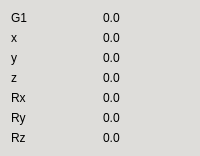
    <widget class="QWidget" name="widget_4" native="true">
     <property name="sizePolicy">
      <sizepolicy hsizetype="Fixed" vsizetype="Preferred">
       <horstretch>1</horstretch>
       <verstretch>0</verstretch>
      </sizepolicy>
     </property>
     <property name="styleSheet">
      <string notr="true">background-color: rgb(222, 221, 218);</string>
     </property>
     <layout class="QGridLayout" name="gridLayout_8">
      <item row="1" column="1">
       <widget class="QLabel" name="xPoseLabel">
        <property name="text">
         <string>0.0</string>
        </property>
       </widget>
      </item>
      <item row="3" column="1">
       <widget class="QLabel" name="zPoseLabel">
        <property name="text">
         <string>0.0</string>
        </property>
       </widget>
      </item>
      <item row="4" column="1">
       <widget class="QLabel" name="rollPoseLabel">
        <property name="text">
         <string>0.0</string>
        </property>
       </widget>
      </item>
      <item row="5" column="0">
       <widget class="QLabel" name="label_11">
        <property name="text">
         <string>Ry</string>
        </property>
       </widget>
      </item>
      <item row="5" column="1">
       <widget class="QLabel" name="pitchPoseLabel">
        <property name="text">
         <string>0.0</string>
        </property>
       </widget>
      </item>
      <item row="4" column="0">
       <widget class="QLabel" name="label_10">
        <property name="text">
         <string>Rx</string>
        </property>
       </widget>
      </item>
      <item row="3" column="0">
       <widget class="QLabel" name="label_9">
        <property name="text">
         <string>z</string>
        </property>
       </widget>
      </item>
      <item row="6" column="0">
       <widget class="QLabel" name="label_13">
        <property name="text">
         <string>Rz</string>
        </property>
       </widget>
      </item>
      <item row="1" column="0">
       <widget class="QLabel" name="label_6">
        <property name="text">
         <string>x</string>
        </property>
       </widget>
      </item>
      <item row="6" column="1">
       <widget class="QLabel" name="yawPoseLabel">
        <property name="text">
         <string>0.0</string>
        </property>
       </widget>
      </item>
      <item row="2" column="0">
       <widget class="QLabel" name="label_8">
        <property name="text">
         <string>y</string>
        </property>
       </widget>
      </item>
      <item row="2" column="1">
       <widget class="QLabel" name="yPoseLabel">
        <property name="text">
         <string>0.0</string>
        </property>
       </widget>
      </item>
      <item row="0" column="0">
       <widget class="QLabel" name="label_43">
        <property name="text">
         <string>G1</string>
        </property>
       </widget>
      </item>
      <item row="0" column="1">
       <widget class="QLabel" name="gripperWidthLabel">
        <property name="text">
         <string>0.0</string>
        </property>
       </widget>
      </item>
     </layout>
    </widget>
